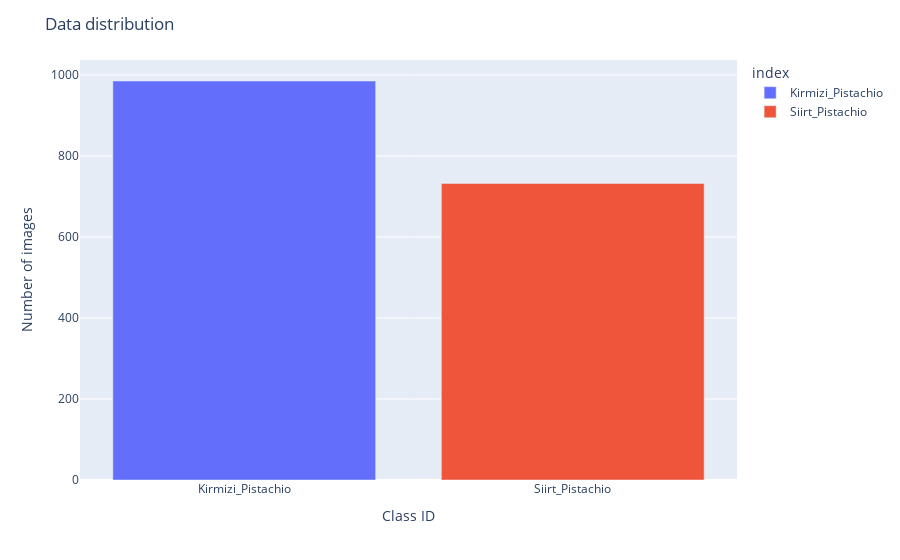

Here is the notebook cell this chart was saved with:
### Code cell
#distribution of train data
fig = px.bar(class_id_distribution_Train, x=class_id_distribution_Train.index, y=class_id_distribution_Train.values, color=class_id_distribution_Train.index)
fig.update_layout(title_text='Data distribution', xaxis_title="Class ID", yaxis_title="Number of images")
fig.show()

### Figure 1 — Plotly figure (JSON) as saved in the notebook; plotly's stock layout.template omitted (floating-point values rounded to 4 significant figures)
{"data": [{"alignmentgroup": "True", "hovertemplate": "index=%{x}<br>y=%{y}<extra></extra>", "legendgroup": "Kirmizi_Pistachio", "marker": {"color": "#636efa", "pattern": {"shape": ""}}, "name": "Kirmizi_Pistachio", "offsetgroup": "Kirmizi_Pistachio", "orientation": "v", "showlegend": true, "textposition": "auto", "type": "bar", "x": ["Kirmizi_Pistachio"], "xaxis": "x", "y": [985], "yaxis": "y"}, {"alignmentgroup": "True", "hovertemplate": "index=%{x}<br>y=%{y}<extra></extra>", "legendgroup": "Siirt_Pistachio", "marker": {"color": "#EF553B", "pattern": {"shape": ""}}, "name": "Siirt_Pistachio", "offsetgroup": "Siirt_Pistachio", "orientation": "v", "showlegend": true, "textposition": "auto", "type": "bar", "x": ["Siirt_Pistachio"], "xaxis": "x", "y": [732], "yaxis": "y"}], "layout": {"barmode": "relative", "legend": {"title": {"text": "index"}, "tracegroupgap": 0}, "margin": {"t": 60}, "title": {"text": "Data distribution"}, "xaxis": {"anchor": "y", "categoryarray": ["Kirmizi_Pistachio", "Siirt_Pistachio"], "categoryorder": "array", "domain": [0, 1], "title": {"text": "Class ID"}}, "yaxis": {"anchor": "x", "domain": [0, 1], "title": {"text": "Number of images"}}}}
